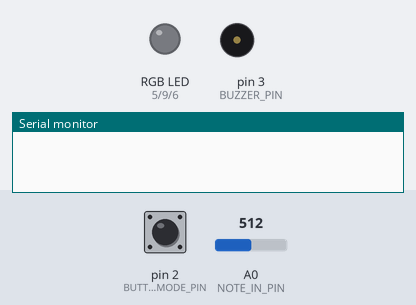
A sketch run on a simulated Arduino Uno, built with avr-gcc and run on an emulated ATmega328P. Shown: an RGB LED mixed from three pins (HIGH = lit), buzzer (waves = sounding), the last lines printed to the serial monitor. Inputs (shaded band) come from the test bench; at power-on: pin 2 (BUTTON_MODE_PIN) LOW, A0 (NOTE_IN_PIN) = 512. Dim RGB values are drawn brighter than linear.

Above: at 1.2 s.
1.3 s: pin 2 (BUTTON_MODE_PIN) pulled HIGH for 0.15 s
At 1.7 s:
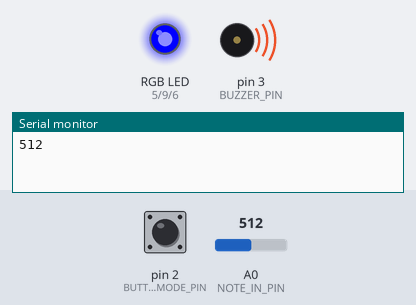
4.3 s: pin 2 (BUTTON_MODE_PIN) pulled HIGH for 1 s
At 6.4 s:
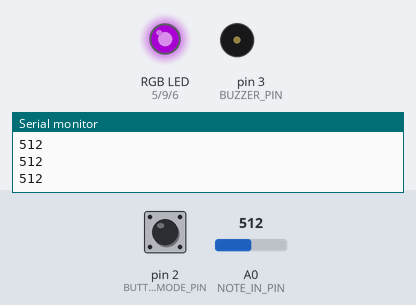
7.3 s: pin 2 (BUTTON_MODE_PIN) pulled HIGH for 3.2 s
At 11.3 s:
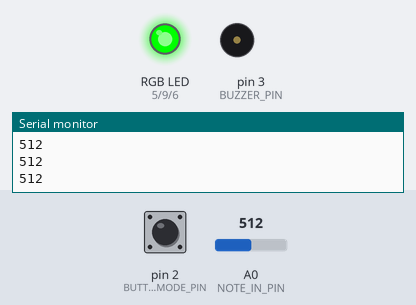
Timing chart, 0 to 18.0 s (numbered marks = the images above; inputs shaded):
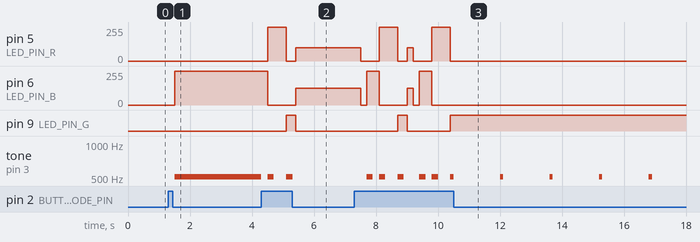

The sketch:

_forgues_emmanuelle__etudeTwo.ino
```cpp
/**********************ETUDE 2 CART 360 2017*******************************
   WELCOME!
   THE PURPOSE OF THIS EXERCISE IS TO DESIGN A VERY SIMPLE KEYBOARD (5 KEYS)
   WHICH ALLOWS YOU TO PLAY LIVE, RECORD, AND PLAYBACK.
   THERE WILL BE A BUTTON WHICH WHEN PRESSED WILL TAKE THE USER TO THE NEXT MODE:
   THERE ARE 5 POSSIBLE MODES
   0 ==  reset    ==   led off == also resets
   1 ==  live     ==   led BLUE
   2 ==  record   ==   led RED
   3 ==  play     ==   led GREEN
   4 ==  loopMODE ==   led PURPLE

   ADDITIONALLY - WHEN THE USER CHANGES MODE,
   THE RGB LED WILL CHANGE COLOR (ACCORDING TO THE SPECIFICATIONS)

   PLEASE FOLLOW THE INSTRUCTIONS IN THE COMMENTS:
   DO NOT ADD ANY MORE FUNCTION DEFINITIONS
   ONLY IMPLEMENT THE FUNCTION DEFINITIONS SUPPLIED
   THERE IS NO NEED TO ADD ANY NEW VARIABLES OR CONSTANTS
   PROVIDE COMMENTS FOR ANY OF THE CODE IMPLEMENTED
   GOOD LUCK!
*/
/**** CONSTANTS ********************************************************/

#define BUTTON_MODE_PIN 2 // Button to change the mode

// constants for RGB LED
#define LED_PIN_R 5 // R PIN
#define LED_PIN_G 9 // G PIN
#define LED_PIN_B 6 // B PIN

// constant for note in (button-resistor ladder on breadboard)
# define NOTE_IN_PIN A0

//constant for max number of notes in array
#define MAX_NOTES 16

// a constant for duration
const int duration = 200;

// constant for pin to output for buzzer
#define BUZZER_PIN 3 // PWM

/******** VARIABLES *****************************************************/
// counter for how many notes we have
int countNotes = 0;
// array to hold the notes played (for record/play mode)
int notes [MAX_NOTES];
int mode = 0; // start at off

/*************************************************************************/


/**********************SETUP() DO NOT CHANGE*******************************/
// Declare pin mode for the single digital input
void setup()
{
  pinMode(BUTTON_MODE_PIN, INPUT);
  // initialize serial communication:
  Serial.begin(9600);
}

/**********************LOOP() DO NOT CHANGE *******************************
   INSTRUCTIONS:
   There is NO NEED to change the loop - it establishes the flow of the program
   We call here 3 functions repeatedly:
   1: chooseMode(): this function will determine the mode that your program is in
   based on if the button (linked to the BUTTON_MODE_PIN) was pressed
   2: setRGB(): will set the color of the RGB LED based on the value of the mode variable
   3: selectMode(): will determine which function to call based on the value of the mode variable

**************************************************************************/
void loop()
{
  chooseMode();
  setRGB();
  selectMode();
}
/******************CHOOSEMODE(): IMPLEMENT *********************************
   INSTRUCTIONS:
   Read the value from the Button (linked to the BUTTON_MODE_PIN) and
   if is being pressed then change the mode variable.
   REMEMBER:
   mode == 0 is reset
   mode == 1 is live
   mode == 2 is record
   mode == 3 is play
   mode == 4 is loopMode
   Every time the user presses the button, the program will go to the next mode,
   once it reaches 4, it should go back to mode == 0.
   (i.e. if mode ==2 and we press, then mode ==3) ...
**************************************************************************/
void chooseMode() {

  if (digitalRead(BUTTON_MODE_PIN) == HIGH) {
    //If button is pressed increment value
    delay(200);

    //When mode equals 4, go back to 0
    if (mode < 4)
      mode++;
    else
      mode = 0;
  }
}

/******************SETRGB(): IMPLEMENT *********************************
   INSTRUCTIONS:
   Depending on the value of the mode variable:
   if the mode is 0 - RGB LED IS OFF
   if the mode is 1 - RGB LED IS BLUE
   if mode is 2 - RGB LED IS RED
   if mode is 3 - RGB LED IS GREEN
   if mode is 4 - RGB LED iS PURPLE
   YOU MUST USE A SWITCH CASE CONSTRUCT (NOT A SERIES OF IF / ELSE STATEMENTS
**************************************************************************/
void setRGB() {
  switch (mode) {
    case 1:
      //LED is blue
      analogWrite(LED_PIN_R, 0);
      analogWrite(LED_PIN_G, 0);
      analogWrite(LED_PIN_B, 255);
      break;

    case 2:
      //LED is red
      analogWrite(LED_PIN_R, 255);
      analogWrite(LED_PIN_G, 0);
      analogWrite(LED_PIN_B, 0);
      break;

    case 3:
      //LED is green
      analogWrite(LED_PIN_R, 0);
      analogWrite(LED_PIN_G, 255);
      analogWrite(LED_PIN_B, 0);
      break;

    case 4:
      //LED is purple
      analogWrite(LED_PIN_R, 100);
      analogWrite(LED_PIN_G, 0);
      analogWrite(LED_PIN_B, 125);
      break;

    default:
      //All LEDs are off
      analogWrite(LED_PIN_R, 0);
      analogWrite(LED_PIN_G, 0);
      analogWrite(LED_PIN_B, 0);
      break;
  }
}
/**********************SELECTMODE() DO NOT CHANGE *******************************
   INSTRUCTIONS:
   There is NO NEED to change this function - it selects WHICH function should run based on the mode variable
   There are 4 possibilities
   1: reset(): this function will reset any arrays etc, and will do nothing else
   2: live(): this function will play the corresponding notes
   to the user pressing the respective buttons.
   NOTE:: the notes played are NOT stored
   3: record(): this function will play the corresponding notes
   to the user pressing the respective buttons
   AND will STORE up to 16 consecutive notes in an array.
   4: play(): this function will playback any notes stored in the array that were recorded
   in the previous mode
   5: loopMode(): this function will playback any notes stored in the array that were recorded,
   BUT unlike the previous mode, you can choose in which sequence the notes are played.
   REQUIRED: only play notes from the array (no live stuff)

******************************************************************************/
void selectMode()
{
  if (mode == 0) {
    reset();
  }
  else if (mode == 1) {
    live();
  }
  else if (mode == 2) {
    record();
  }
  else if (mode == 3) {
    play();
  }
  else if (mode == 4) {
    loopMode();
  }
}
/******************RESET(): IMPLEMENT **************************************
   INSTRUCTIONS:
   this function should ensure that any notes recorded are no longer available
**************************************************************************/
//This function will reset any arrays etc, and will do nothing else
void reset()
{
  //Set counter to zero
  countNotes = 0;

}
/******************LIVE(): IMPLEMENT **************************************
   INSTRUCTIONS:
   this function will play the corresponding notes
   to the user pressing the respective buttons
   NOTE:: the notes played are NOT stored
   SO: you need read in the input from the analog input (linked to the button-resistor ladder combo)
   THEN - output the note to the buzzer using the tone() function
**************************************************************************/
void live()
{
  //tone(pin, frequency, duration)
  Serial.println(analogRead(NOTE_IN_PIN));
  tone(BUZZER_PIN, analogRead(NOTE_IN_PIN), duration);
  delay(duration);
}
/******************RECORD(): IMPLEMENT **********************************
   INSTRUCTIONS:
   this function will play the corresponding notes
   to the user pressing the respective buttons
   AND will STORE up to 16 consecutive notes in an array.
   SO:you need read in the input from the analog input (linked to the button-resistor ladder combo)
   AND - output the note to the buzzer using the tone() function
   THEN store that note in the array  - BE CAREFUL - you can only allow for up to MAX_NOTES to be stored
**************************************************************************/
void record()
{
  //Don't play more then 16 notes
  if (countNotes < MAX_NOTES) {
    //tone = button-resistor ladder
    int _tone = analogRead(NOTE_IN_PIN);

    //When button-resistor ladder is activated - send sound to BUZZER_PIN
    if (_tone > 0) {
      tone(BUZZER_PIN, _tone, duration);
      delay(duration);
      notes[countNotes++] = _tone;
      delay(duration);
    }

  }

}
/******************PLAY(): IMPLEMENT ************************************
   INSTRUCTIONS:
   this function will playback any notes stored in the array that were recorded
   in the previous mode
   SO: you need to go through the array of values (be careful - the user may not have put in MAX_NOTES)
   READ each value IN ORDER
   AND output each note to the buzzer using the tone() function
   ALSO: as long as we are in this mode, the notes are played over and over again
   BE CAREFUL: make sure you allow for the user to get to another mode from the mode button...
**************************************************************************/
void play()
{
  //Play the 16 recorded notes in loop
  for (int i = 0; i < MAX_NOTES; i++)
  {
    tone(BUZZER_PIN, notes[i], duration);
    delay(duration/2);
    if (digitalRead(BUTTON_MODE_PIN) == HIGH)
      //exit the for loop
      break;
  }
}
/******************LOOPMODE(): IMPLEMENT *********************************
   INSTRUCTIONS:
   this function will playback any notes stored in the array that were recorded
   in the previous mode
   SO: you need to go through the array of values (be careful - the user may not have put in MAX_NOTES)
   READ values IN ANY ORDERING (You MUST use the array - but you can determine your own sequence)
   AND output each note to the buzzer using the tone() function
   ALSO: as long as we are in this mode, the notes are played over and over again
   BE CAREFUL: make sure you allow for the user to get to another mode from the mode button...
**************************************************************************/
void loopMode()
{
  //play backwards the last 8 tones
  for (int i = countNotes; i > 8; i--)
  {
    tone(BUZZER_PIN, notes[i], duration);
    delay(duration/2);
    if (digitalRead(BUTTON_MODE_PIN) == HIGH)
      //exit the for loop
      break;
  }
}

/**************************************************************************/

//BEHAVIOR OF THE RESISTOR LADDER

//The greater the resistance, the less audible the sound is because there
//is less voltage that can go through the series of resistors.
//So if the resistance is low, the sound is louder.

//Since the circuit is built in series the last button will have less voltage coming
//in than the previous one, and so on because. So each next button in the series
//should output less sound then the previous one.

//Therefore it allows us to play with the choice of resistors with different voltage.
//in order to  output different sounds.
```

Measured:
- after the input at 1.3 s, pin 6 (LED_PIN_B): 0/255 → 255/255 after 0.20 s; tone on pin 3 (BUZZER_PIN): silent → 512 Hz after 0.20 s
- after the input at 4.3 s, pin 5 (LED_PIN_R): 0/255 → 255/255 after 0.21 s, → 0/255 0.60 s later, → 100/255 0.30 s later; pin 6 (LED_PIN_B): 255/255 → 0/255 after 0.21 s, → 125/255 0.90 s later
- after the input at 7.3 s, pin 5 (LED_PIN_R): 100/255 → 0/255 after 0.20 s, → 255/255 0.60 s later, → 0/255 0.60 s later, → 100/255 0.30 s later, … (7 changes in this stretch); pin 6 (LED_PIN_B): 125/255 → 0/255 after 0.20 s, → 255/255 0.20 s later, → 0/255 0.40 s later, → 125/255 0.90 s later, … (7 changes in this stretch)
